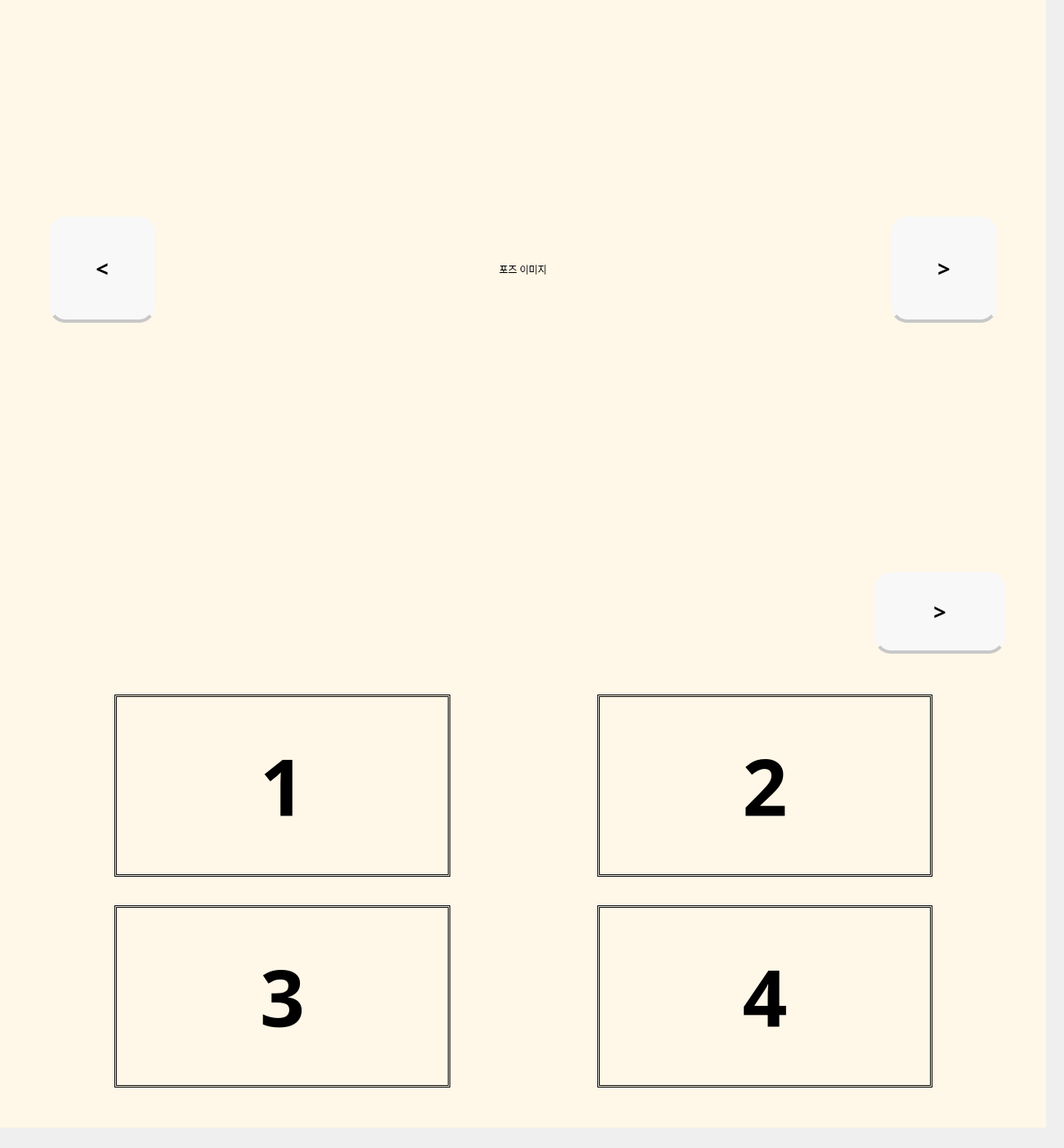
<?xml version="1.0" encoding="UTF-8"?>
<ui version="4.0">
 <class>MainWindow</class>
 <widget class="QMainWindow" name="MainWindow">
  <property name="geometry">
   <rect>
    <x>0</x>
    <y>0</y>
    <width>1302</width>
    <height>1405</height>
   </rect>
  </property>
  <property name="windowTitle">
   <string>MainWindow</string>
  </property>
  <widget class="QWidget" name="centralwidget">
   <widget class="QStackedWidget" name="stack">
    <property name="geometry">
     <rect>
      <x>0</x>
      <y>660</y>
      <width>1280</width>
      <height>720</height>
     </rect>
    </property>
    <property name="sizePolicy">
     <sizepolicy hsizetype="Fixed" vsizetype="Fixed">
      <horstretch>0</horstretch>
      <verstretch>0</verstretch>
     </sizepolicy>
    </property>
    <property name="styleSheet">
     <string notr="true">background-color : #FFF7E7</string>
    </property>
    <property name="currentIndex">
     <number>3</number>
    </property>
    <widget class="QWidget" name="InitPage">
     <widget class="QLabel" name="label">
      <property name="geometry">
       <rect>
        <x>4</x>
        <y>330</y>
        <width>1271</width>
        <height>60</height>
       </rect>
      </property>
      <property name="font">
       <font>
        <family>Leferi Base Type</family>
        <weight>75</weight>
        <bold>true</bold>
       </font>
      </property>
      <property name="layoutDirection">
       <enum>Qt::LeftToRight</enum>
      </property>
      <property name="styleSheet">
       <string notr="true">color : #000000</string>
      </property>
      <property name="text">
       <string>&lt;html&gt;&lt;head/&gt;&lt;body&gt;&lt;p align=&quot;center&quot;&gt;&lt;span style=&quot; font-size:16pt; font-weight:600;&quot;&gt;터치하여 PhoRest를 시작해 보세요&lt;/span&gt;&lt;/p&gt;&lt;/body&gt;&lt;/html&gt;</string>
      </property>
      <property name="alignment">
       <set>Qt::AlignCenter</set>
      </property>
     </widget>
    </widget>
    <widget class="QWidget" name="ChoosePeoplePage">
     <widget class="QLabel" name="label_3">
      <property name="geometry">
       <rect>
        <x>220</x>
        <y>20</y>
        <width>840</width>
        <height>100</height>
       </rect>
      </property>
      <property name="font">
       <font>
        <family>Leferi Point Type Special</family>
        <weight>50</weight>
        <bold>false</bold>
       </font>
      </property>
      <property name="text">
       <string>&lt;html&gt;&lt;head/&gt;&lt;body&gt;&lt;p align=&quot;center&quot;&gt;&lt;span style=&quot; font-size:26pt; font-weight:400;&quot;&gt;촬영할 인원수를 선택해주세요&lt;/span&gt;&lt;/p&gt;&lt;/body&gt;&lt;/html&gt;</string>
      </property>
     </widget>
     <widget class="QPushButton" name="NextBtn">
      <property name="geometry">
       <rect>
        <x>1070</x>
        <y>40</y>
        <width>160</width>
        <height>100</height>
       </rect>
      </property>
      <property name="font">
       <font>
        <family>Leferi Point Type Special</family>
        <pointsize>20</pointsize>
        <weight>50</weight>
        <bold>false</bold>
       </font>
      </property>
      <property name="styleSheet">
       <string notr="true">QPushButton{
	color: black;
    background-color: #F8F8F8		;
    padding: 12px;
    border-bottom: 4px solid #c8c8c8;
	border-radius: 20%;
}</string>
      </property>
      <property name="text">
       <string>다음</string>
      </property>
     </widget>
     <widget class="QWidget" name="gridLayoutWidget">
      <property name="geometry">
       <rect>
        <x>10</x>
        <y>170</y>
        <width>1261</width>
        <height>521</height>
       </rect>
      </property>
      <layout class="QGridLayout" name="gridLayout">
       <property name="leftMargin">
        <number>50</number>
       </property>
       <property name="topMargin">
        <number>20</number>
       </property>
       <property name="rightMargin">
        <number>50</number>
       </property>
       <property name="bottomMargin">
        <number>20</number>
       </property>
       <property name="horizontalSpacing">
        <number>100</number>
       </property>
       <property name="verticalSpacing">
        <number>50</number>
       </property>
       <item row="0" column="2">
        <widget class="QPushButton" name="Btn3">
         <property name="sizePolicy">
          <sizepolicy hsizetype="Preferred" vsizetype="Preferred">
           <horstretch>0</horstretch>
           <verstretch>0</verstretch>
          </sizepolicy>
         </property>
         <property name="font">
          <font>
           <family>Leferi Base Type Bold</family>
           <pointsize>36</pointsize>
           <weight>75</weight>
           <bold>true</bold>
          </font>
         </property>
         <property name="styleSheet">
          <string notr="true">QPushButton{
	color: black;
    background-color: #F8F8F8		;
    padding: 12px;
    border-bottom: 4px solid #c8c8c8;
	border-radius: 50%;
}</string>
         </property>
         <property name="text">
          <string>3명</string>
         </property>
        </widget>
       </item>
       <item row="0" column="0">
        <widget class="QPushButton" name="Btn1">
         <property name="enabled">
          <bool>true</bool>
         </property>
         <property name="sizePolicy">
          <sizepolicy hsizetype="Preferred" vsizetype="Preferred">
           <horstretch>0</horstretch>
           <verstretch>0</verstretch>
          </sizepolicy>
         </property>
         <property name="font">
          <font>
           <family>Leferi Base Type Bold</family>
           <pointsize>36</pointsize>
           <weight>75</weight>
           <bold>true</bold>
          </font>
         </property>
         <property name="contextMenuPolicy">
          <enum>Qt::DefaultContextMenu</enum>
         </property>
         <property name="styleSheet">
          <string notr="true">QPushButton{
	color: black;
    background-color: #F8F8F8		;
    padding: 12px;
    border-bottom: 4px solid #c8c8c8;
	border-radius: 50%;
}</string>
         </property>
         <property name="text">
          <string>1명</string>
         </property>
        </widget>
       </item>
       <item row="0" column="1">
        <widget class="QPushButton" name="Btn2">
         <property name="sizePolicy">
          <sizepolicy hsizetype="Preferred" vsizetype="Preferred">
           <horstretch>0</horstretch>
           <verstretch>0</verstretch>
          </sizepolicy>
         </property>
         <property name="font">
          <font>
           <family>Leferi Base Type Bold</family>
           <pointsize>36</pointsize>
           <weight>75</weight>
           <bold>true</bold>
          </font>
         </property>
         <property name="styleSheet">
          <string notr="true">QPushButton{
	color: black;
    background-color: #F8F8F8		;
    padding: 12px;
    border-bottom: 4px solid #c8c8c8;
	border-radius: 50%;
}</string>
         </property>
         <property name="text">
          <string>2명</string>
         </property>
        </widget>
       </item>
       <item row="1" column="2">
        <widget class="QPushButton" name="Btn6">
         <property name="sizePolicy">
          <sizepolicy hsizetype="Preferred" vsizetype="Preferred">
           <horstretch>0</horstretch>
           <verstretch>0</verstretch>
          </sizepolicy>
         </property>
         <property name="font">
          <font>
           <family>Leferi Base Type Bold</family>
           <pointsize>36</pointsize>
           <weight>75</weight>
           <bold>true</bold>
          </font>
         </property>
         <property name="styleSheet">
          <string notr="true">QPushButton{
	color: black;
    background-color: #F8F8F8		;
    padding: 12px;
    border-bottom: 4px solid #c8c8c8;
	border-radius: 50%;
}</string>
         </property>
         <property name="text">
          <string>6명</string>
         </property>
        </widget>
       </item>
       <item row="1" column="1">
        <widget class="QPushButton" name="Btn5">
         <property name="sizePolicy">
          <sizepolicy hsizetype="Preferred" vsizetype="Preferred">
           <horstretch>0</horstretch>
           <verstretch>0</verstretch>
          </sizepolicy>
         </property>
         <property name="font">
          <font>
           <family>Leferi Base Type Bold</family>
           <pointsize>36</pointsize>
           <weight>75</weight>
           <bold>true</bold>
          </font>
         </property>
         <property name="styleSheet">
          <string notr="true">QPushButton{
	color: black;
    background-color: #F8F8F8		;
    padding: 12px;
    border-bottom: 4px solid #c8c8c8;
	border-radius: 50%;
}</string>
         </property>
         <property name="text">
          <string>5명</string>
         </property>
        </widget>
       </item>
       <item row="1" column="0">
        <widget class="QPushButton" name="Btn4">
         <property name="sizePolicy">
          <sizepolicy hsizetype="Preferred" vsizetype="Preferred">
           <horstretch>0</horstretch>
           <verstretch>0</verstretch>
          </sizepolicy>
         </property>
         <property name="font">
          <font>
           <family>Leferi Base Type Bold</family>
           <pointsize>36</pointsize>
           <weight>75</weight>
           <bold>true</bold>
          </font>
         </property>
         <property name="styleSheet">
          <string notr="true">QPushButton{
	color: black;
    background-color: #F8F8F8		;
    padding: 12px;
    border-bottom: 4px solid #c8c8c8;
	border-radius: 50%;
}</string>
         </property>
         <property name="text">
          <string>4명</string>
         </property>
        </widget>
       </item>
      </layout>
     </widget>
     <widget class="QLabel" name="label_7">
      <property name="geometry">
       <rect>
        <x>220</x>
        <y>110</y>
        <width>831</width>
        <height>41</height>
       </rect>
      </property>
      <property name="font">
       <font>
        <family>Leferi Point Type Special</family>
        <pointsize>16</pointsize>
        <weight>50</weight>
        <bold>false</bold>
       </font>
      </property>
      <property name="text">
       <string>&lt;html&gt;&lt;head/&gt;&lt;body&gt;&lt;p align=&quot;center&quot;&gt;&lt;span style=&quot; font-size:14pt;&quot;&gt;버튼을 클릭하면 위쪽 화면에 추천 포즈가 나타납니다&lt;/span&gt;&lt;/p&gt;&lt;/body&gt;&lt;/html&gt;</string>
      </property>
     </widget>
    </widget>
    <widget class="QWidget" name="ShotPage">
     <widget class="QPushButton" name="Btn_Already">
      <property name="geometry">
       <rect>
        <x>410</x>
        <y>260</y>
        <width>460</width>
        <height>200</height>
       </rect>
      </property>
      <property name="font">
       <font>
        <family>Leferi Base Type Bold</family>
        <pointsize>24</pointsize>
        <weight>75</weight>
        <bold>true</bold>
       </font>
      </property>
      <property name="autoFillBackground">
       <bool>false</bool>
      </property>
      <property name="styleSheet">
       <string notr="true">QPushButton{
	color: black;
    background-color: #F8F8F8		;
    padding: 12px;
    border-radius: 4px;
    border-bottom: 4px solid #c8c8c8;
	border-radius: 20px;
}</string>
      </property>
      <property name="text">
       <string>촬영 시작</string>
      </property>
      <property name="autoDefault">
       <bool>false</bool>
      </property>
      <property name="default">
       <bool>false</bool>
      </property>
      <property name="flat">
       <bool>false</bool>
      </property>
     </widget>
     <widget class="QPushButton" name="Btn_Back_2">
      <property name="geometry">
       <rect>
        <x>40</x>
        <y>40</y>
        <width>160</width>
        <height>100</height>
       </rect>
      </property>
      <property name="font">
       <font>
        <family>Leferi Base Type Bold</family>
        <pointsize>14</pointsize>
        <weight>75</weight>
        <bold>true</bold>
       </font>
      </property>
      <property name="styleSheet">
       <string notr="true">QPushButton{
	color: black;
    background-color: #F8F8F8		;
    padding: 12px;
    border-radius: 4px;
    border-bottom: 4px solid #c8c8c8;
	border-radius: 20px;
}</string>
      </property>
      <property name="text">
       <string>뒤로</string>
      </property>
     </widget>
    </widget>
    <widget class="QWidget" name="PhotoPage">
     <widget class="QWidget" name="gridLayoutWidget_3">
      <property name="geometry">
       <rect>
        <x>40</x>
        <y>160</y>
        <width>1201</width>
        <height>541</height>
       </rect>
      </property>
      <layout class="QGridLayout" name="gridLayout_3">
       <property name="leftMargin">
        <number>100</number>
       </property>
       <property name="topMargin">
        <number>30</number>
       </property>
       <property name="rightMargin">
        <number>100</number>
       </property>
       <property name="bottomMargin">
        <number>30</number>
       </property>
       <property name="horizontalSpacing">
        <number>180</number>
       </property>
       <property name="verticalSpacing">
        <number>35</number>
       </property>
       <item row="1" column="0">
        <widget class="QLabel" name="Photo3">
         <property name="font">
          <font>
           <family>Leferi Base Type Bold</family>
           <pointsize>72</pointsize>
           <weight>75</weight>
           <bold>true</bold>
          </font>
         </property>
         <property name="styleSheet">
          <string notr="true">QLabel{
	border : 3px double #000000;
}</string>
         </property>
         <property name="text">
          <string>3</string>
         </property>
         <property name="alignment">
          <set>Qt::AlignCenter</set>
         </property>
        </widget>
       </item>
       <item row="0" column="0">
        <widget class="QLabel" name="Photo1">
         <property name="font">
          <font>
           <family>Leferi Base Type Bold</family>
           <pointsize>72</pointsize>
           <weight>75</weight>
           <bold>true</bold>
          </font>
         </property>
         <property name="styleSheet">
          <string notr="true">QLabel{
	border : 3px double #000000;
}</string>
         </property>
         <property name="text">
          <string>1</string>
         </property>
         <property name="alignment">
          <set>Qt::AlignCenter</set>
         </property>
        </widget>
       </item>
       <item row="0" column="1">
        <widget class="QLabel" name="Photo2">
         <property name="font">
          <font>
           <family>Leferi Base Type Bold</family>
           <pointsize>72</pointsize>
           <weight>75</weight>
           <bold>true</bold>
          </font>
         </property>
         <property name="styleSheet">
          <string notr="true">QLabel{
	border : 3px double #000000;
}</string>
         </property>
         <property name="text">
          <string>2</string>
         </property>
         <property name="alignment">
          <set>Qt::AlignCenter</set>
         </property>
        </widget>
       </item>
       <item row="1" column="1">
        <widget class="QLabel" name="Photo4">
         <property name="font">
          <font>
           <family>Leferi Base Type Bold</family>
           <pointsize>72</pointsize>
           <weight>75</weight>
           <bold>true</bold>
          </font>
         </property>
         <property name="styleSheet">
          <string notr="true">QLabel{
	border : 3px double #000000;
}</string>
         </property>
         <property name="text">
          <string>4</string>
         </property>
         <property name="alignment">
          <set>Qt::AlignCenter</set>
         </property>
        </widget>
       </item>
      </layout>
     </widget>
     <widget class="QPushButton" name="NextBtn_3">
      <property name="geometry">
       <rect>
        <x>1070</x>
        <y>40</y>
        <width>160</width>
        <height>100</height>
       </rect>
      </property>
      <property name="font">
       <font>
        <family>Leferi Base Type Bold</family>
        <pointsize>20</pointsize>
        <weight>75</weight>
        <bold>true</bold>
       </font>
      </property>
      <property name="styleSheet">
       <string notr="true">QPushButton{
	color: black;
    background-color: #F8F8F8		;
    padding: 12px;
    border-radius: 4px;
    border-bottom: 4px solid #c8c8c8;
	border-radius: 20px;
}</string>
      </property>
      <property name="text">
       <string>&gt;</string>
      </property>
     </widget>
     <widget class="QLabel" name="label_2">
      <property name="geometry">
       <rect>
        <x>40</x>
        <y>160</y>
        <width>1200</width>
        <height>540</height>
       </rect>
      </property>
      <property name="styleSheet">
       <string notr="true">QLabel{
	border : 3px solid black;
}</string>
      </property>
      <property name="text">
       <string/>
      </property>
     </widget>
     <zorder>label_2</zorder>
     <zorder>gridLayoutWidget_3</zorder>
     <zorder>NextBtn_3</zorder>
    </widget>
    <widget class="QWidget" name="ChooseFramePage">
     <widget class="QLabel" name="label_5">
      <property name="geometry">
       <rect>
        <x>220</x>
        <y>40</y>
        <width>840</width>
        <height>100</height>
       </rect>
      </property>
      <property name="font">
       <font>
        <family>Leferi Point Type Special</family>
        <weight>50</weight>
        <bold>false</bold>
       </font>
      </property>
      <property name="text">
       <string>&lt;html&gt;&lt;head/&gt;&lt;body&gt;&lt;p align=&quot;center&quot;&gt;&lt;span style=&quot; font-size:26pt;&quot;&gt;사용할 프레임을 선택해주세요&lt;/span&gt;&lt;/p&gt;&lt;/body&gt;&lt;/html&gt;</string>
      </property>
     </widget>
     <widget class="QPushButton" name="PrintBtn">
      <property name="geometry">
       <rect>
        <x>1070</x>
        <y>40</y>
        <width>160</width>
        <height>100</height>
       </rect>
      </property>
      <property name="font">
       <font>
        <family>Leferi Base Type Bold</family>
        <pointsize>20</pointsize>
        <weight>75</weight>
        <bold>true</bold>
       </font>
      </property>
      <property name="styleSheet">
       <string notr="true">QPushButton{
	color: black;
    background-color: #F8F8F8		;
    padding: 12px;
    border-radius: 4px;
    border-bottom: 4px solid #c8c8c8;
	border-radius: 20px;
}</string>
      </property>
      <property name="text">
       <string>다음</string>
      </property>
     </widget>
     <widget class="QPushButton" name="ApplyBtn">
      <property name="geometry">
       <rect>
        <x>1120</x>
        <y>570</y>
        <width>140</width>
        <height>80</height>
       </rect>
      </property>
      <property name="font">
       <font>
        <family>Leferi Base Type Bold</family>
        <pointsize>16</pointsize>
        <weight>75</weight>
        <bold>true</bold>
       </font>
      </property>
      <property name="styleSheet">
       <string notr="true">QPushButton{
	color: black;
    background-color: #F8F8F8		;
    padding: 12px;
    border-radius: 4px;
    border-bottom: 4px solid #c8c8c8;
	border-radius: 20px;
}</string>
      </property>
      <property name="text">
       <string>적용</string>
      </property>
     </widget>
     <widget class="QLineEdit" name="Frame_Id">
      <property name="geometry">
       <rect>
        <x>850</x>
        <y>570</y>
        <width>250</width>
        <height>80</height>
       </rect>
      </property>
      <property name="font">
       <font>
        <family>Leferi Base Type</family>
        <pointsize>20</pointsize>
        <weight>75</weight>
        <bold>true</bold>
       </font>
      </property>
      <property name="styleSheet">
       <string notr="true"/>
      </property>
      <property name="text">
       <string/>
      </property>
      <property name="alignment">
       <set>Qt::AlignCenter</set>
      </property>
     </widget>
     <widget class="QPushButton" name="Basic_Frame_1">
      <property name="geometry">
       <rect>
        <x>110</x>
        <y>170</y>
        <width>300</width>
        <height>80</height>
       </rect>
      </property>
      <property name="styleSheet">
       <string notr="true">background-color : #FFFFFF</string>
      </property>
      <property name="text">
       <string/>
      </property>
     </widget>
     <widget class="QPushButton" name="Basic_Frame_2">
      <property name="geometry">
       <rect>
        <x>110</x>
        <y>310</y>
        <width>300</width>
        <height>80</height>
       </rect>
      </property>
      <property name="styleSheet">
       <string notr="true">background-color : #DEFF99</string>
      </property>
      <property name="text">
       <string/>
      </property>
     </widget>
     <widget class="QPushButton" name="Basic_Frame_3">
      <property name="geometry">
       <rect>
        <x>110</x>
        <y>450</y>
        <width>300</width>
        <height>80</height>
       </rect>
      </property>
      <property name="styleSheet">
       <string notr="true">background-color : #BDD0FF	</string>
      </property>
      <property name="text">
       <string/>
      </property>
     </widget>
     <widget class="QPushButton" name="Basic_Frame_4">
      <property name="geometry">
       <rect>
        <x>110</x>
        <y>580</y>
        <width>300</width>
        <height>80</height>
       </rect>
      </property>
      <property name="styleSheet">
       <string notr="true">background-color : #B871FF</string>
      </property>
      <property name="text">
       <string/>
      </property>
     </widget>
     <widget class="QPushButton" name="Basic_Frame_5">
      <property name="geometry">
       <rect>
        <x>470</x>
        <y>170</y>
        <width>300</width>
        <height>80</height>
       </rect>
      </property>
      <property name="styleSheet">
       <string notr="true">background-color : #000000
</string>
      </property>
      <property name="text">
       <string/>
      </property>
     </widget>
     <widget class="QPushButton" name="Basic_Frame_6">
      <property name="geometry">
       <rect>
        <x>470</x>
        <y>310</y>
        <width>300</width>
        <height>80</height>
       </rect>
      </property>
      <property name="styleSheet">
       <string notr="true">background-color : #84FFF8</string>
      </property>
      <property name="text">
       <string/>
      </property>
     </widget>
     <widget class="QPushButton" name="Basic_Frame_7">
      <property name="geometry">
       <rect>
        <x>470</x>
        <y>450</y>
        <width>300</width>
        <height>80</height>
       </rect>
      </property>
      <property name="styleSheet">
       <string notr="true">border-image:url('./Frame/Frame_7.png')</string>
      </property>
      <property name="text">
       <string/>
      </property>
     </widget>
     <widget class="QPushButton" name="Basic_Frame_8">
      <property name="geometry">
       <rect>
        <x>470</x>
        <y>580</y>
        <width>300</width>
        <height>80</height>
       </rect>
      </property>
      <property name="styleSheet">
       <string notr="true">border-image:url('./Frame/Frame_8.png')
</string>
      </property>
      <property name="text">
       <string/>
      </property>
     </widget>
     <widget class="QLabel" name="label_6">
      <property name="geometry">
       <rect>
        <x>859</x>
        <y>160</y>
        <width>391</width>
        <height>61</height>
       </rect>
      </property>
      <property name="font">
       <font>
        <family>Leferi Point Type Special</family>
        <weight>50</weight>
        <bold>false</bold>
       </font>
      </property>
      <property name="text">
       <string>&lt;html&gt;&lt;head/&gt;&lt;body&gt;&lt;p align=&quot;center&quot;&gt;&lt;span style=&quot; font-size:12pt;&quot;&gt;더 많은 프레임 적용하기&lt;/span&gt;&lt;/p&gt;&lt;/body&gt;&lt;/html&gt;</string>
      </property>
     </widget>
     <widget class="QLabel" name="label_4">
      <property name="geometry">
       <rect>
        <x>940</x>
        <y>240</y>
        <width>250</width>
        <height>250</height>
       </rect>
      </property>
      <property name="styleSheet">
       <string notr="true">border-image:url('./QR_Dummy.png')</string>
      </property>
      <property name="text">
       <string/>
      </property>
     </widget>
     <widget class="QLabel" name="label_8">
      <property name="geometry">
       <rect>
        <x>849</x>
        <y>500</y>
        <width>401</width>
        <height>61</height>
       </rect>
      </property>
      <property name="font">
       <font>
        <family>Leferi Point Type Special</family>
        <weight>50</weight>
        <bold>false</bold>
       </font>
      </property>
      <property name="text">
       <string>&lt;html&gt;&lt;head/&gt;&lt;body&gt;&lt;p align=&quot;center&quot;&gt;&lt;span style=&quot; font-size:8pt;&quot;&gt;프레임 번호를 입력 후 적용 버튼을 눌러주세요&lt;/span&gt;&lt;/p&gt;&lt;/body&gt;&lt;/html&gt;</string>
      </property>
     </widget>
    </widget>
    <widget class="QWidget" name="PrintingPage">
     <widget class="QLabel" name="label_10">
      <property name="geometry">
       <rect>
        <x>250</x>
        <y>270</y>
        <width>691</width>
        <height>161</height>
       </rect>
      </property>
      <property name="text">
       <string>&lt;html&gt;&lt;head/&gt;&lt;body&gt;&lt;p align=&quot;center&quot;&gt;이 화면 건너 뛰네;;&lt;/p&gt;&lt;/body&gt;&lt;/html&gt;</string>
      </property>
     </widget>
    </widget>
    <widget class="QWidget" name="DonePrinting">
     <widget class="QLabel" name="label_11">
      <property name="geometry">
       <rect>
        <x>0</x>
        <y>350</y>
        <width>1280</width>
        <height>180</height>
       </rect>
      </property>
      <property name="font">
       <font>
        <family>Leferi Base Type Bold</family>
        <weight>75</weight>
        <bold>true</bold>
       </font>
      </property>
      <property name="text">
       <string>&lt;html&gt;&lt;head/&gt;&lt;body&gt;&lt;p align=&quot;center&quot;&gt;&lt;span style=&quot; font-size:28pt;&quot;&gt;당신의 추억을 가져가세요&lt;/span&gt;&lt;/p&gt;&lt;/body&gt;&lt;/html&gt;</string>
      </property>
     </widget>
     <widget class="QLabel" name="LogoImg_2">
      <property name="geometry">
       <rect>
        <x>540</x>
        <y>160</y>
        <width>200</width>
        <height>200</height>
       </rect>
      </property>
      <property name="styleSheet">
       <string notr="true">border-image:url('./logo.png')</string>
      </property>
      <property name="text">
       <string/>
      </property>
      <property name="alignment">
       <set>Qt::AlignCenter</set>
      </property>
     </widget>
    </widget>
   </widget>
   <widget class="QStackedWidget" name="TopStack">
    <property name="geometry">
     <rect>
      <x>0</x>
      <y>0</y>
      <width>1280</width>
      <height>660</height>
     </rect>
    </property>
    <property name="sizePolicy">
     <sizepolicy hsizetype="Fixed" vsizetype="Fixed">
      <horstretch>0</horstretch>
      <verstretch>0</verstretch>
     </sizepolicy>
    </property>
    <property name="styleSheet">
     <string notr="true">background-color : #FFF7E7</string>
    </property>
    <property name="currentIndex">
     <number>1</number>
    </property>
    <widget class="QWidget" name="LogoPage">
     <widget class="QLabel" name="LogoImg">
      <property name="geometry">
       <rect>
        <x>540</x>
        <y>230</y>
        <width>200</width>
        <height>200</height>
       </rect>
      </property>
      <property name="styleSheet">
       <string notr="true">border-image:url('./logo.png')</string>
      </property>
      <property name="text">
       <string/>
      </property>
      <property name="alignment">
       <set>Qt::AlignCenter</set>
      </property>
     </widget>
    </widget>
    <widget class="QWidget" name="RecommandPosePage">
     <widget class="QPushButton" name="LeftBtn">
      <property name="geometry">
       <rect>
        <x>60</x>
        <y>265</y>
        <width>130</width>
        <height>130</height>
       </rect>
      </property>
      <property name="font">
       <font>
        <family>Leferi Base Type Bold</family>
        <pointsize>20</pointsize>
        <weight>75</weight>
        <bold>true</bold>
       </font>
      </property>
      <property name="styleSheet">
       <string notr="true">QPushButton{
	color: black;
    background-color: #F8F8F8		;
    padding: 12px;
    border-bottom: 4px solid #c8c8c8;
	border-radius: 20%;
}</string>
      </property>
      <property name="text">
       <string>&lt;</string>
      </property>
     </widget>
     <widget class="QPushButton" name="RightBtn">
      <property name="geometry">
       <rect>
        <x>1090</x>
        <y>265</y>
        <width>130</width>
        <height>130</height>
       </rect>
      </property>
      <property name="font">
       <font>
        <family>Leferi Base Type Bold</family>
        <pointsize>20</pointsize>
        <weight>75</weight>
        <bold>true</bold>
       </font>
      </property>
      <property name="styleSheet">
       <string notr="true">QPushButton{
	color: black;
    background-color: #F8F8F8		;
    padding: 12px;
    border-bottom: 4px solid #c8c8c8;
	border-radius: 20%;
}</string>
      </property>
      <property name="text">
       <string>&gt;</string>
      </property>
     </widget>
     <widget class="QLabel" name="Pose_img">
      <property name="geometry">
       <rect>
        <x>240</x>
        <y>30</y>
        <width>800</width>
        <height>600</height>
       </rect>
      </property>
      <property name="text">
       <string>포즈 이미지</string>
      </property>
      <property name="alignment">
       <set>Qt::AlignCenter</set>
      </property>
     </widget>
    </widget>
    <widget class="QWidget" name="ShotPage_Top">
     <widget class="QLabel" name="Label_Camera">
      <property name="geometry">
       <rect>
        <x>240</x>
        <y>30</y>
        <width>800</width>
        <height>600</height>
       </rect>
      </property>
      <property name="styleSheet">
       <string notr="true">QLabel{
	border : 3px solid black;
}</string>
      </property>
      <property name="text">
       <string>카메라 화면 띄워줄 공간</string>
      </property>
      <property name="alignment">
       <set>Qt::AlignCenter</set>
      </property>
     </widget>
     <widget class="QLabel" name="Label_Timer">
      <property name="geometry">
       <rect>
        <x>30</x>
        <y>40</y>
        <width>161</width>
        <height>201</height>
       </rect>
      </property>
      <property name="font">
       <font>
        <family>Leferi Base Type Bold</family>
        <pointsize>36</pointsize>
        <weight>75</weight>
        <bold>true</bold>
       </font>
      </property>
      <property name="text">
       <string>&lt;html&gt;&lt;head/&gt;&lt;body&gt;&lt;p align=&quot;center&quot;&gt;&lt;span style=&quot; font-size:48pt; font-weight:600;&quot;&gt;15&lt;/span&gt;&lt;/p&gt;&lt;/body&gt;&lt;/html&gt;</string>
      </property>
      <property name="alignment">
       <set>Qt::AlignCenter</set>
      </property>
     </widget>
    </widget>
    <widget class="QWidget" name="CheckPhoto">
     <widget class="QLabel" name="Top_Big_Photo">
      <property name="geometry">
       <rect>
        <x>240</x>
        <y>30</y>
        <width>800</width>
        <height>600</height>
       </rect>
      </property>
      <property name="styleSheet">
       <string notr="true">QLabel{
	border : 3px solid black;
}</string>
      </property>
      <property name="text">
       <string>이미지 크게 보여줄 공간</string>
      </property>
      <property name="alignment">
       <set>Qt::AlignCenter</set>
      </property>
     </widget>
    </widget>
    <widget class="QWidget" name="SuccessPage">
     <widget class="QLabel" name="PhotoPlusFrame">
      <property name="geometry">
       <rect>
        <x>200</x>
        <y>30</y>
        <width>900</width>
        <height>600</height>
       </rect>
      </property>
      <property name="contextMenuPolicy">
       <enum>Qt::DefaultContextMenu</enum>
      </property>
      <property name="styleSheet">
       <string notr="true">QLabel{
	border : 3px solid black;
}</string>
      </property>
      <property name="text">
       <string>프레임 적용 이미지를 띄워줄 예정</string>
      </property>
      <property name="alignment">
       <set>Qt::AlignCenter</set>
      </property>
     </widget>
    </widget>
   </widget>
  </widget>
 </widget>
 <resources/>
 <connections>
  <connection>
   <sender>NextBtn</sender>
   <signal>clicked()</signal>
   <receiver>MainWindow</receiver>
   <slot>NextBottomButton_to_2()</slot>
   <hints>
    <hint type="sourcelabel">
     <x>1140</x>
     <y>700</y>
    </hint>
    <hint type="destinationlabel">
     <x>841</x>
     <y>120</y>
    </hint>
   </hints>
  </connection>
  <connection>
   <sender>Btn1</sender>
   <signal>clicked()</signal>
   <receiver>MainWindow</receiver>
   <slot>Press_Btn1()</slot>
   <hints>
    <hint type="sourcelabel">
     <x>211</x>
     <y>890</y>
    </hint>
    <hint type="destinationlabel">
     <x>860</x>
     <y>222</y>
    </hint>
   </hints>
  </connection>
  <connection>
   <sender>Btn2</sender>
   <signal>clicked()</signal>
   <receiver>MainWindow</receiver>
   <slot>Press_Btn2()</slot>
   <hints>
    <hint type="sourcelabel">
     <x>590</x>
     <y>890</y>
    </hint>
    <hint type="destinationlabel">
     <x>834</x>
     <y>234</y>
    </hint>
   </hints>
  </connection>
  <connection>
   <sender>Btn3</sender>
   <signal>clicked()</signal>
   <receiver>MainWindow</receiver>
   <slot>Press_Btn3()</slot>
   <hints>
    <hint type="sourcelabel">
     <x>905</x>
     <y>890</y>
    </hint>
    <hint type="destinationlabel">
     <x>861</x>
     <y>255</y>
    </hint>
   </hints>
  </connection>
  <connection>
   <sender>Btn4</sender>
   <signal>clicked()</signal>
   <receiver>MainWindow</receiver>
   <slot>Press_Btn4()</slot>
   <hints>
    <hint type="sourcelabel">
     <x>379</x>
     <y>1186</y>
    </hint>
    <hint type="destinationlabel">
     <x>892</x>
     <y>278</y>
    </hint>
   </hints>
  </connection>
  <connection>
   <sender>Btn5</sender>
   <signal>clicked()</signal>
   <receiver>MainWindow</receiver>
   <slot>Press_Btn5()</slot>
   <hints>
    <hint type="sourcelabel">
     <x>682</x>
     <y>1330</y>
    </hint>
    <hint type="destinationlabel">
     <x>871</x>
     <y>314</y>
    </hint>
   </hints>
  </connection>
  <connection>
   <sender>Btn6</sender>
   <signal>clicked()</signal>
   <receiver>MainWindow</receiver>
   <slot>Press_Btn6()</slot>
   <hints>
    <hint type="sourcelabel">
     <x>1220</x>
     <y>1330</y>
    </hint>
    <hint type="destinationlabel">
     <x>877</x>
     <y>353</y>
    </hint>
   </hints>
  </connection>
  <connection>
   <sender>Btn_Already</sender>
   <signal>clicked()</signal>
   <receiver>MainWindow</receiver>
   <slot>Press_PreparedBtn()</slot>
   <hints>
    <hint type="sourcelabel">
     <x>474</x>
     <y>890</y>
    </hint>
    <hint type="destinationlabel">
     <x>841</x>
     <y>266</y>
    </hint>
   </hints>
  </connection>
  <connection>
   <sender>Btn_Back_2</sender>
   <signal>clicked()</signal>
   <receiver>MainWindow</receiver>
   <slot>Press_Back()</slot>
   <hints>
    <hint type="sourcelabel">
     <x>89</x>
     <y>700</y>
    </hint>
    <hint type="destinationlabel">
     <x>841</x>
     <y>551</y>
    </hint>
   </hints>
  </connection>
  <connection>
   <sender>NextBtn_3</sender>
   <signal>clicked()</signal>
   <receiver>MainWindow</receiver>
   <slot>NextBottomButton_to_4()</slot>
   <hints>
    <hint type="sourcelabel">
     <x>1160</x>
     <y>1260</y>
    </hint>
    <hint type="destinationlabel">
     <x>838</x>
     <y>896</y>
    </hint>
   </hints>
  </connection>
  <connection>
   <sender>PrintBtn</sender>
   <signal>clicked()</signal>
   <receiver>MainWindow</receiver>
   <slot>Press_Printing()</slot>
   <hints>
    <hint type="sourcelabel">
     <x>1070</x>
     <y>1270</y>
    </hint>
    <hint type="destinationlabel">
     <x>841</x>
     <y>865</y>
    </hint>
   </hints>
  </connection>
  <connection>
   <sender>ApplyBtn</sender>
   <signal>clicked()</signal>
   <receiver>MainWindow</receiver>
   <slot>Press_Applying()</slot>
   <hints>
    <hint type="sourcelabel">
     <x>1150</x>
     <y>730</y>
    </hint>
    <hint type="destinationlabel">
     <x>851</x>
     <y>591</y>
    </hint>
   </hints>
  </connection>
  <connection>
   <sender>Basic_Frame_1</sender>
   <signal>clicked()</signal>
   <receiver>MainWindow</receiver>
   <slot>Press_BasicFrame1()</slot>
   <hints>
    <hint type="sourcelabel">
     <x>295</x>
     <y>985</y>
    </hint>
    <hint type="destinationlabel">
     <x>518</x>
     <y>1388</y>
    </hint>
   </hints>
  </connection>
  <connection>
   <sender>Basic_Frame_2</sender>
   <signal>clicked()</signal>
   <receiver>MainWindow</receiver>
   <slot>Press_BasicFrame2()</slot>
   <hints>
    <hint type="sourcelabel">
     <x>237</x>
     <y>1060</y>
    </hint>
    <hint type="destinationlabel">
     <x>263</x>
     <y>1388</y>
    </hint>
   </hints>
  </connection>
  <connection>
   <sender>Basic_Frame_3</sender>
   <signal>clicked()</signal>
   <receiver>MainWindow</receiver>
   <slot>Press_BasicFrame3()</slot>
   <hints>
    <hint type="sourcelabel">
     <x>158</x>
     <y>1178</y>
    </hint>
    <hint type="destinationlabel">
     <x>192</x>
     <y>1385</y>
    </hint>
   </hints>
  </connection>
  <connection>
   <sender>Basic_Frame_4</sender>
   <signal>clicked()</signal>
   <receiver>MainWindow</receiver>
   <slot>Press_BasicFrame4()</slot>
   <hints>
    <hint type="sourcelabel">
     <x>87</x>
     <y>1275</y>
    </hint>
    <hint type="destinationlabel">
     <x>105</x>
     <y>1388</y>
    </hint>
   </hints>
  </connection>
  <connection>
   <sender>Basic_Frame_5</sender>
   <signal>clicked()</signal>
   <receiver>MainWindow</receiver>
   <slot>Press_BasicFrame5()</slot>
   <hints>
    <hint type="sourcelabel">
     <x>689</x>
     <y>977</y>
    </hint>
    <hint type="destinationlabel">
     <x>640</x>
     <y>1388</y>
    </hint>
   </hints>
  </connection>
  <connection>
   <sender>Basic_Frame_6</sender>
   <signal>clicked()</signal>
   <receiver>MainWindow</receiver>
   <slot>Press_BasicFrame6()</slot>
   <hints>
    <hint type="sourcelabel">
     <x>641</x>
     <y>1080</y>
    </hint>
    <hint type="destinationlabel">
     <x>661</x>
     <y>1385</y>
    </hint>
   </hints>
  </connection>
  <connection>
   <sender>Basic_Frame_7</sender>
   <signal>clicked()</signal>
   <receiver>MainWindow</receiver>
   <slot>Press_BasicFrame7()</slot>
   <hints>
    <hint type="sourcelabel">
     <x>563</x>
     <y>1202</y>
    </hint>
    <hint type="destinationlabel">
     <x>555</x>
     <y>1383</y>
    </hint>
   </hints>
  </connection>
  <connection>
   <sender>Basic_Frame_8</sender>
   <signal>clicked()</signal>
   <receiver>MainWindow</receiver>
   <slot>Press_BasicFrame8()</slot>
   <hints>
    <hint type="sourcelabel">
     <x>525</x>
     <y>1294</y>
    </hint>
    <hint type="destinationlabel">
     <x>571</x>
     <y>1382</y>
    </hint>
   </hints>
  </connection>
  <connection>
   <sender>RightBtn</sender>
   <signal>clicked()</signal>
   <receiver>MainWindow</receiver>
   <slot>Press_RightBtn()</slot>
   <hints>
    <hint type="sourcelabel">
     <x>1173</x>
     <y>304</y>
    </hint>
    <hint type="destinationlabel">
     <x>1286</x>
     <y>88</y>
    </hint>
   </hints>
  </connection>
  <connection>
   <sender>LeftBtn</sender>
   <signal>clicked()</signal>
   <receiver>MainWindow</receiver>
   <slot>Press_LeftBtn()</slot>
   <hints>
    <hint type="sourcelabel">
     <x>95</x>
     <y>335</y>
    </hint>
    <hint type="destinationlabel">
     <x>1289</x>
     <y>148</y>
    </hint>
   </hints>
  </connection>
 </connections>
 <slots>
  <slot>RecommandPose()</slot>
  <slot>NextBottomButton_to_2()</slot>
  <slot>Press_Btn1()</slot>
  <slot>Press_Btn2()</slot>
  <slot>Press_Btn3()</slot>
  <slot>Press_Btn4()</slot>
  <slot>Press_Btn5()</slot>
  <slot>Press_Btn6()</slot>
  <slot>Press_Btn7()</slot>
  <slot>Press_Btn8()</slot>
  <slot>Press_ShotBtn()</slot>
  <slot>Press_Back()</slot>
  <slot>Press_PreparedBtn()</slot>
  <slot>NextBottomButton_to_4()</slot>
  <slot>Press_Printing()</slot>
  <slot>Press_Applying()</slot>
  <slot>Press_PrevBtn()</slot>
  <slot>Press_BasicFrame1()</slot>
  <slot>Press_BasicFrame2()</slot>
  <slot>Press_BasicFrame3()</slot>
  <slot>Press_BasicFrame4()</slot>
  <slot>Press_BasicFrame5()</slot>
  <slot>Press_BasicFrame6()</slot>
  <slot>Press_BasicFrame7()</slot>
  <slot>Press_BasicFrame8()</slot>
  <slot>Press_RightBtn()</slot>
  <slot>Press_LeftBtn()</slot>
 </slots>
</ui>
